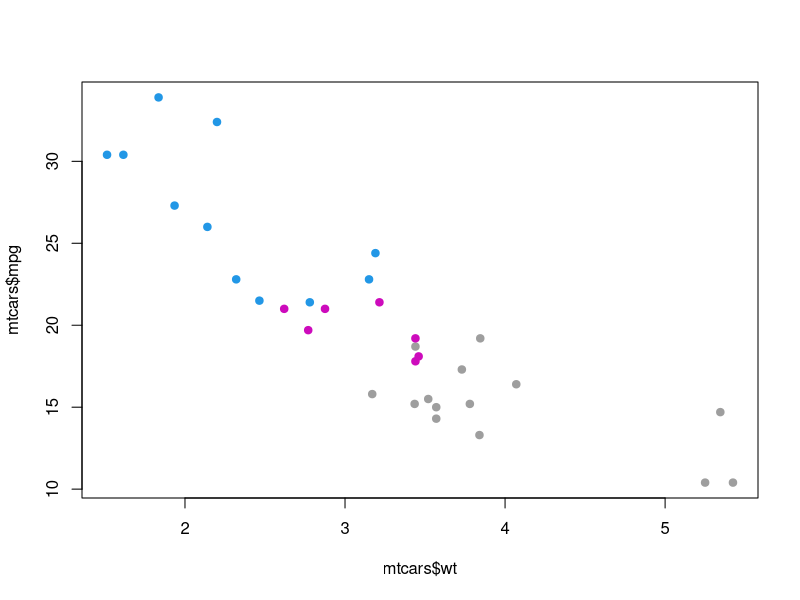
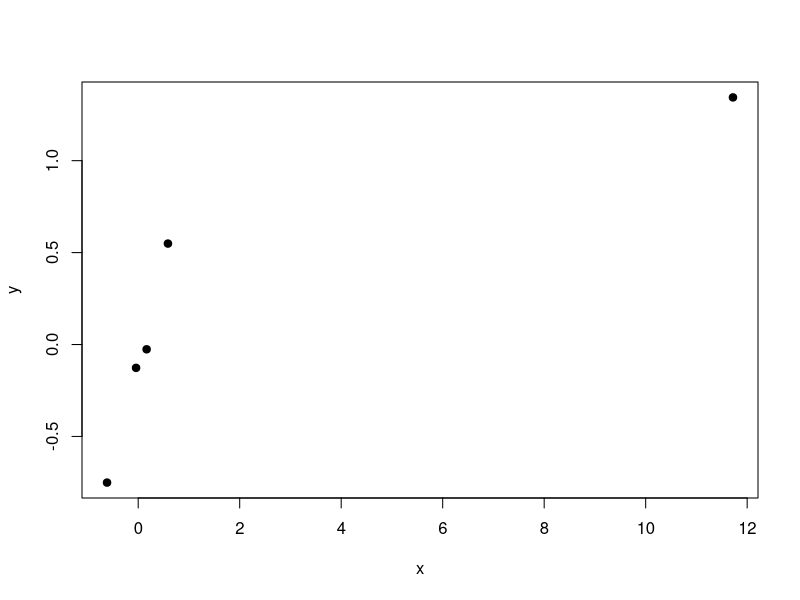

The R script that drew these images, in order:
# q1
data(mtcars)
fit <- lm(mpg ~ factor(cyl) + wt ,data=mtcars)
coef(fit)
# q2
plot(mtcars$wt, mtcars$mpg, col = mtcars$cyl, pch =19)
fit <- lm(mpg ~ factor(cyl) + wt ,data=mtcars)
coef(fit)
fit2 <- lm(mpg ~ factor(cyl) ,data=mtcars)
coef(fit2)
# q3
fit3 <- lm(mpg ~ factor(cyl) + wt + factor(cyl)*wt ,data=mtcars)
coef(fit3)
temp <- update(fit, mpg ~ factor(cyl) + wt + factor(cyl)*wt)
anova(fit, temp)
summary(temp)
# q5
x <- c(0.586, 0.166, -0.042, -0.614, 11.72)
y <- c(0.549, -0.026, -0.127, -0.751, 1.344)
plot(x,y, pch=19)
fit4 <- lm(y~x)
influence.measures(fit4)
# q6
x <- c(0.586, 0.166, -0.042, -0.614, 11.72)
y <- c(0.549, -0.026, -0.127, -0.751, 1.344)
fit4 <- lm(y~x)
influence.measures(fit4)
dfbetas(fit4)
